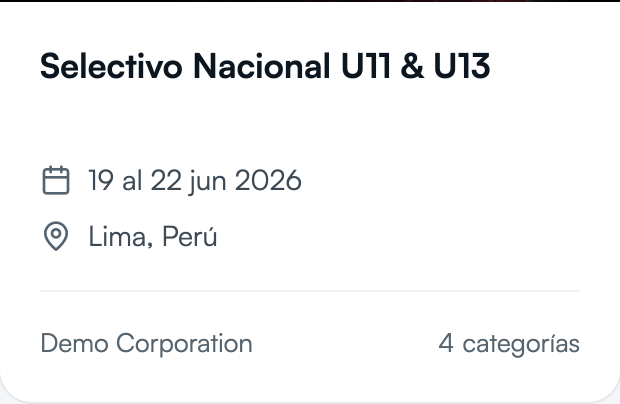
#> input picture .claude/skills/portafolio-axium/scripts/live-torneo-tarjeta.png, 1240 x 808 px, given in place of tr-panel-full.png, which was not available (shown at 1/2 size)
$ python portada-feniz-puesto.py live-torneo-tarjeta.png agenda-hoy.png
#> lines starting #> are read from the running program, lines starting #| are printed output that depends on the picture; pictures that were not available may be replaced by others from this repository, and a replacement may not be noted
#!/usr/bin/env python3
# -*- coding: utf-8 -*-
"""FENIZ · «El puesto» — la misma plataforma en los dos sitios donde se usa.

La segunda dirección. Cambia el TIPO de maqueta, no el contenido: cámara en tres
cuartos desde la izquierda, dos aparatos sobre la misma mesa y con la misma luz,
y profundidad de verdad entre ellos. El monitor lleva el panel de escritorio
—donde el trader configura la conexión propfirm→bróker— y el móvil, de pie
delante, lleva el panel móvil: lo que mira cuando el Expert Advisor ya está
trabajando solo. Eso es «Trading sin esfuerzo» contado con objetos.

Referencia: Ramotion, ficha «Puzzle» (https://www.ramotion.com/work/) — pantalla
dentro de un entorno con luz rasante y el aparato cortado por el canto; y
Behance/«Lendora» para el escorzo bajo. El campo y el grano los pone el modelo;
los marcos se construyen; la interfaz y la marca son ficheros reales.

uso: python3 puesto.py <campo.jpg> <salida.jpg>
"""
import os, sys, math
import numpy as np
from PIL import Image, ImageFilter

SK = "/Users/alexander/Documents/AXIUM-WEB/.claude/skills/portafolio-axium"
SP = os.environ.get("FZ_TMP", "/tmp/feniz-portada")
sys.path.insert(0, f"{SK}/scripts")
from importlib import import_module
cc = import_module("componer-campo")
os.makedirs(f"{SP}/ui", exist_ok=True)

W, H = 3072, 2304
CAMPO = sys.argv[1] if len(sys.argv) > 1 else f"{SK}/campos/feniz-claro-flare.jpg"
SALIDA = sys.argv[2] if len(sys.argv) > 2 else f"{SP}/puesto.jpg"
yy, xx = np.mgrid[0:H, 0:W].astype(np.float32)
A = f"{SK}/capturas-clientes/feniz/assets"


def graduar(arr, techo=243.0, piso=7.0, calido=(1.000, 0.995, 0.986), caida=0.055):
    """Exposición de pantalla, no redibujo: ni blanco papel ni negro absoluto."""
    a = piso + arr.astype(np.float32) * (techo / 255.0)
    a *= np.asarray(calido, np.float32)[None, None, :]
    gx = np.mgrid[0 : a.shape[0], 0 : a.shape[1]][1].astype(np.float32)
    return a * (1.0 - caida * (gx / a.shape[1]) ** 1.6)[..., None]


# ── 0 · las dos pantallas, limpias de datos personales ───────────────────────
os.makedirs(f"{SP}/ui", exist_ok=True)
_d = np.asarray(Image.open(f"{A}/tr-panel-full.png").convert("RGB")).copy()
#> _d is the input picture: shape (808, 1240, 3); mean R, G, B 246.2, 246.6, 247
_d[0:128, 2500:2880] = (19, 27, 47)                 # fuera el nombre de persona
PANT_D = f"{SP}/ui/panel-puesto.png"
Image.fromarray(np.clip(graduar(_d[0:1620, 0:2880]), 0, 255).astype(np.uint8)).save(PANT_D)
#> in graduar, `return a * (1.0 - caida * (gx / a.shape[1]) ** 1.6)[..., None]`:
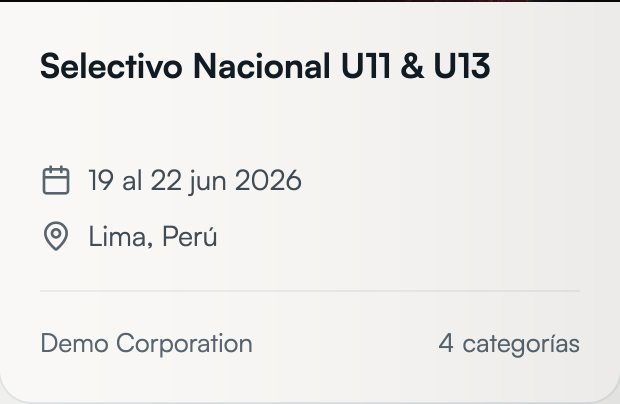
#> returned value: shape (808, 1240, 3) float32 (shown at 1/2 size); mean of channels 0, 1, 2 236.4, 235.4, 233.5; drawn as R, G, B

_m = np.asarray(Image.open(f"{A}/" + os.environ.get("FZ_FCAP", "trm-cuentas.png")).convert("RGB")).copy()
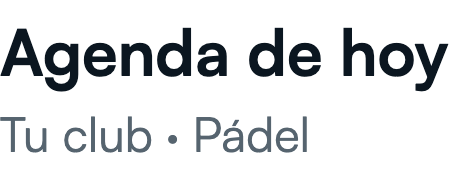
#> input picture .claude/skills/portafolio-axium/scripts/agenda-hoy.png, 452 x 172 px, given in place of trm-cuentas.png, which was not available
#> _m is the input picture: shape (172, 452, 3); mean R, G, B 222, 223.7, 225.2
_mh = round(1170 * 19.5 / 9)                        # 2535 — el aspecto del móvil
_m = _m[0:_mh, 0:1170] if _m.shape[0] >= _mh else np.pad(_m, ((0, _mh - _m.shape[0]), (0, 0), (0, 0)), mode="edge")
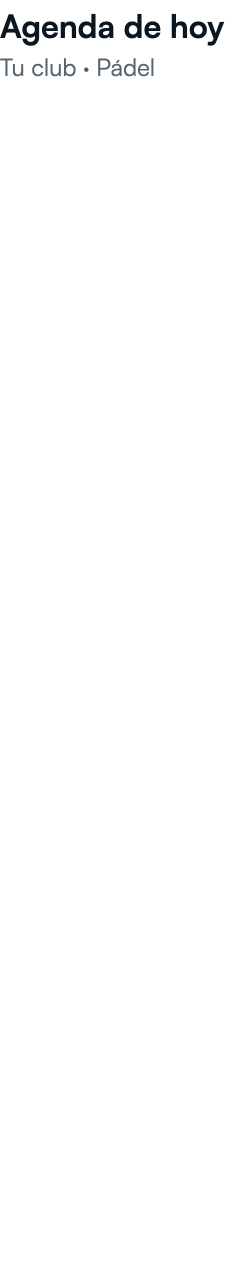
#> _m: shape (2535, 452, 3) (shown at 1/2 size); mean R, G, B 252.8, 252.9, 253
PANT_M = f"{SP}/ui/movil-puesto.png"
Image.fromarray(np.clip(graduar(_m, caida=0.03), 0, 255).astype(np.uint8)).save(PANT_M)

# ── 1 · el campo ─────────────────────────────────────────────────────────────
_c = Image.open(CAMPO).convert("RGB")
cw, ch = _c.size
#> cw = 1240; ch = 808
if cw / ch > W / H:
    nw = int(ch * W / H); _c = _c.crop(((cw - nw) // 2, 0, (cw - nw) // 2 + nw, ch))
#> after `nw = int(ch * W / H)`: nw = 1077
#> after `_c = _c.crop(((cw - nw) // 2, 0, (cw - nw) // 2 + nw, ch))`:
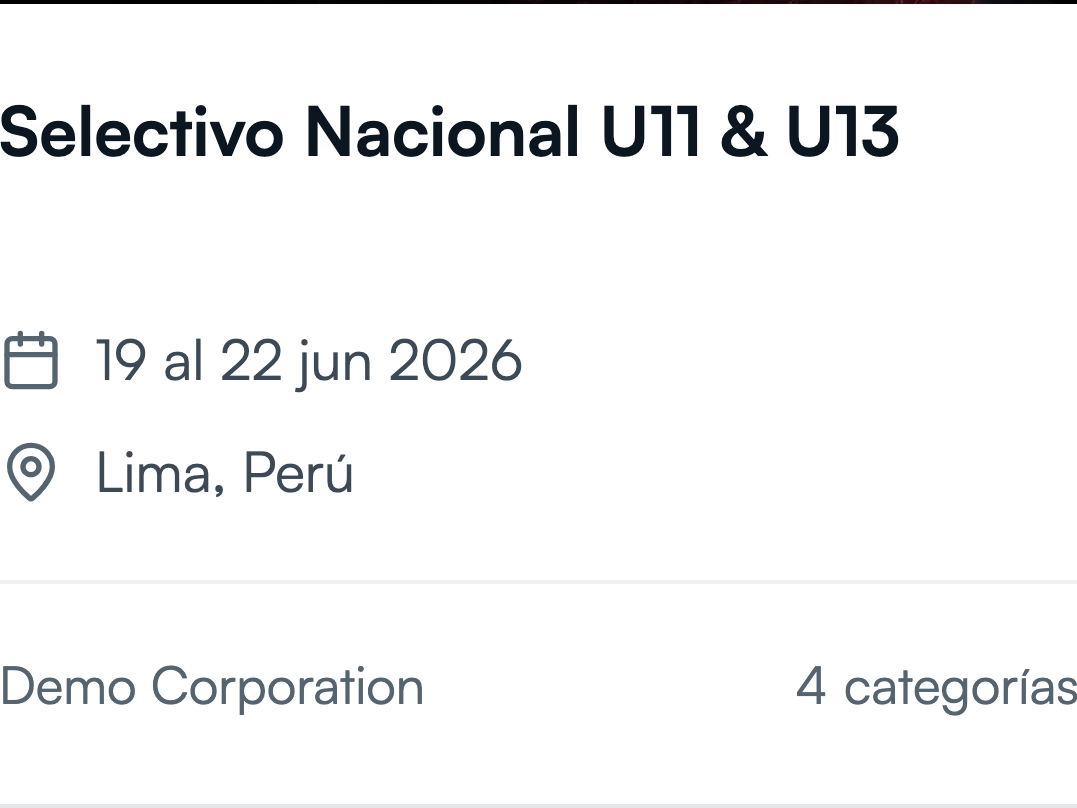
#> _c: PIL image 1077x808 RGB; mean R, G, B 245.1, 245.6, 246
else:
    nh = int(cw * H / W); _c = _c.crop((0, (ch - nh) // 2, cw, (ch - nh) // 2 + nh))
campo = np.asarray(Image.fromarray(np.asarray(_c.resize((W, H), Image.LANCZOS)))
                   .filter(ImageFilter.GaussianBlur(3.4)), np.float32)
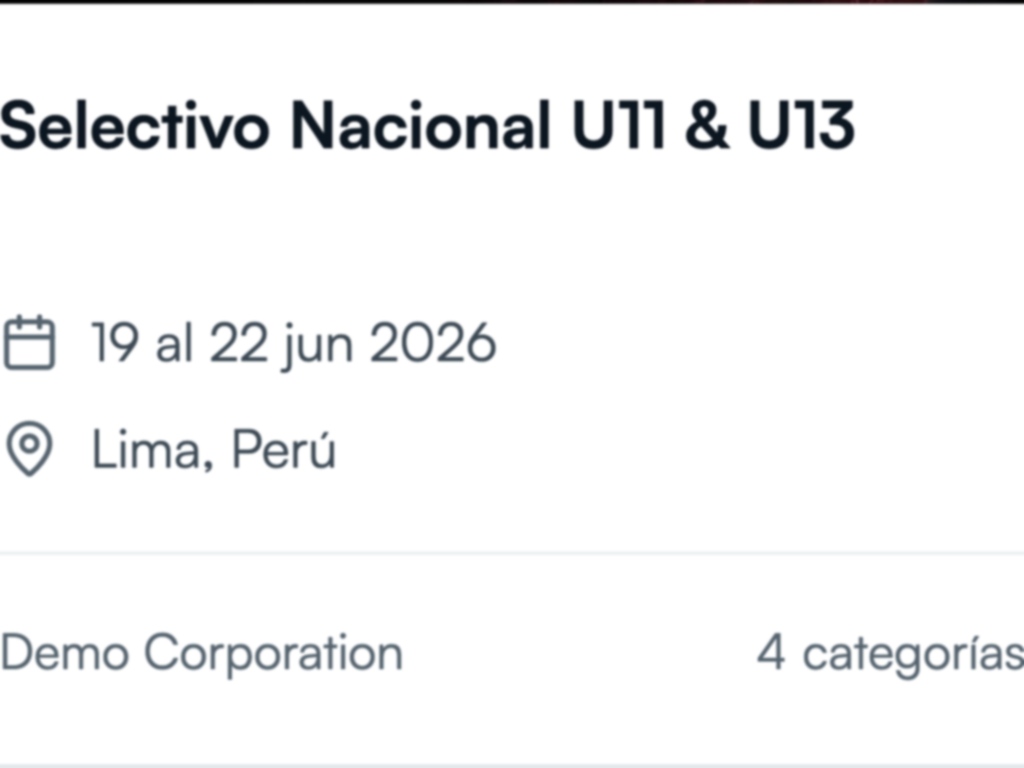
#> campo: shape (2304, 3072, 3) float32 (shown at 1/3 size); mean R, G, B 246.3, 246.8, 247.2

# ── 2 · la mesa, más presente que en «La mesa»: aquí hay profundidad ─────────
YH = 1636.0
t = np.clip((yy - YH) / float(H - YH), 0, 1)
en_mesa = np.clip((yy - YH) / 30.0, 0, 1)[..., None]
mesa = campo * (0.945 - 0.115 * t[..., None])
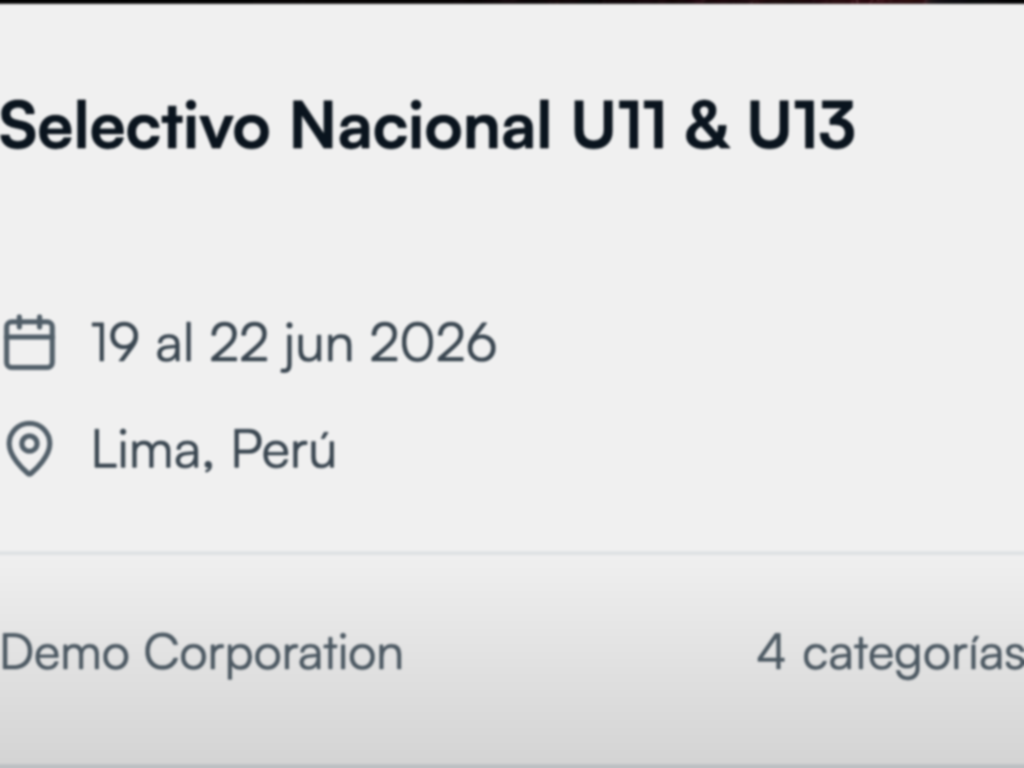
#> mesa: shape (2304, 3072, 3) float32 (shown at 1/3 size); mean R, G, B 242.8, 243.6, 244
mesa += (t[..., None] ** 1.1) * np.asarray([9.0, 3.0, -7.0], np.float32)[None, None, :]
rng = np.random.default_rng(31)
v = rng.normal(0, 1, (H // 8, max(8, W // 80))).astype(np.float32)
v = np.asarray(Image.fromarray(((v - v.min()) / (np.ptp(v) + 1e-6) * 255).astype(np.uint8))
               .resize((W, H), Image.BICUBIC).filter(ImageFilter.GaussianBlur(2.4)), np.float32)
mesa += ((v - 128.0) * 0.034)[..., None]
lienzo = np.clip(campo * (1 - en_mesa) + mesa * en_mesa, 0, 255)
base = Image.fromarray(lienzo.astype(np.uint8)).convert("RGBA")


def colocar(disp, alto, cx, top, escorzo, grados):
    """Lleva un aparato al lienzo: escala por ALTO, escorza el canto derecho y gira."""
    DW, DH = disp.size
    e = alto / DH
    dw, dh = DW * e, DH * e
    x0, y0 = cx - dw / 2, top
    q = [(x0, y0), (x0 + dw, y0 + dh * (1 - escorzo) / 2),
         (x0 + dw, y0 + dh * (1 + escorzo) / 2), (x0, y0 + dh)]
    th = math.radians(grados); cxr, cyr = cx, top + dh / 2
    q = [(cxr + (x - cxr) * math.cos(th) - (y - cyr) * math.sin(th),
          cyr + (x - cxr) * math.sin(th) + (y - cyr) * math.cos(th)) for (x, y) in q]
    return cc.deformar(disp, q, (W, H)), e


# ── 3 · el monitor, girado: lo vemos desde la izquierda ──────────────────────
#> (the run stopped early here; a loop or call above may not have finished)
